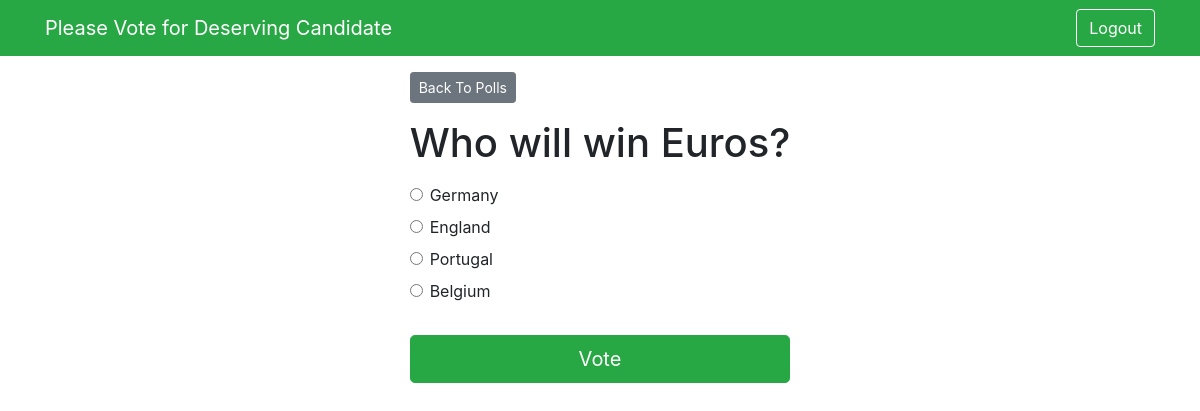
Screenshot of /polls/4/ with the database file from the repository.
### pollApp/models.py (models this page shows, shortened)
class Question(models.Model):
    question_text = models.CharField(max_length=300)
    pub_date = models.DateTimeField('date published')

class Choice(models.Model):
    question = models.ForeignKey(Question, on_delete=models.CASCADE)
    choice_text = models.CharField(max_length=200)
    votes = models.IntegerField(default=0)

### pollApp/views.py (the view)
# urls.py: path('<int:question_id>/', views.detail, name='detail'),
def detail(request, question_id):
    try:
        question = Question.objects.get(pk=question_id)
    except Question.DoesNotExist:
        raise Http404('Question does not exist')
    return render(request, 'polls/details.html',
                  {'question': question})

### templates/Polls/details.html (shortened to what this page needs)
{% extends 'base.html' %}
{% block content %}
<a class ="btn btn-secondary btn-sm mb-3" href ="{% url 'polls:index' %}">Back To Polls</a>
<h1 class ="text-center mb-3">{{ question.question_text }}</h1>
<form action ="{% url 'polls:vote' question.id %}" method ="post">
	{% for choice in question.choice_set.all %}
	<div class ="form-check">
		<input type ="radio" name ="choice" class ="form-check-input" id ="choice{{ forloop.counter }}"
			value ="{{ choice.id }}" />
		<label for ="choice{{ forloop.counter }}">{{ choice.choice_text }}</label>
	</div>
	{% endfor %}
	<input type ="submit" value ="Vote" class ="btn btn-success btn-lg btn-block mt-4" />
</form>
{% endblock %}

### rows the page displays
Question: question_text "Who will win Euros?"
Choice: choice_text "Germany"
Choice: choice_text "England"
Choice: choice_text "Portugal"
Choice: choice_text "Belgium"
